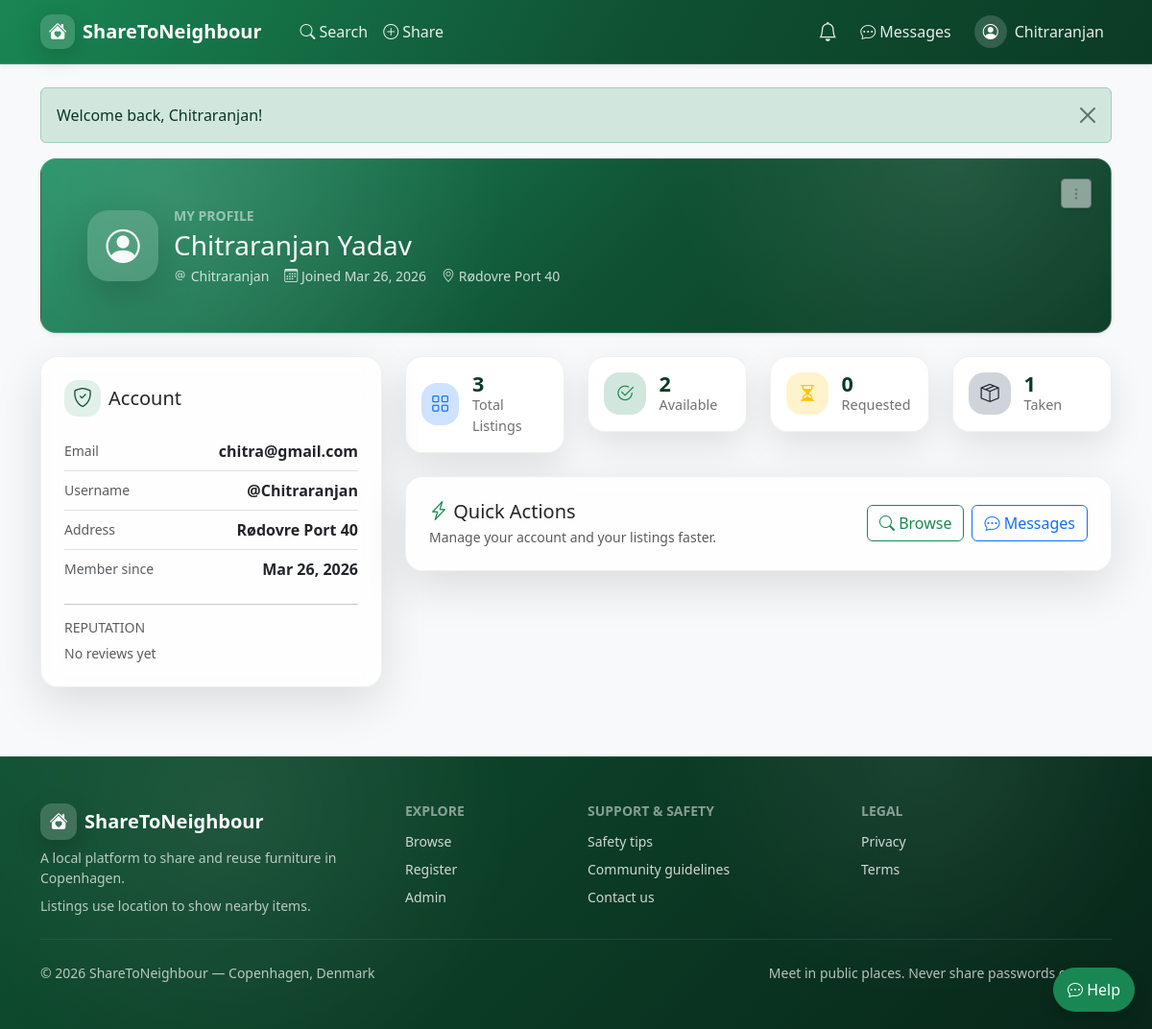
Page /profile.php (signed in) on the committed database.
### tables this page shows
CREATE TABLE `users` (
  `id` int(11) NOT NULL,
  `username` varchar(50) NOT NULL,
  `email` varchar(100) NOT NULL,
  `password_hash` varchar(250) DEFAULT NULL,
  `full_name` varchar(100) NOT NULL,
  `address` varchar(255) DEFAULT NULL,
  `latitude` decimal(10,8) DEFAULT 55.67610000,
  `longitude` decimal(11,8) DEFAULT 12.56830000,
  `avatar` varchar(255) DEFAULT 'default_avatar.png',
  `role` enum('user','admin') NOT NULL DEFAULT 'user',
  `created_at` timestamp NOT NULL DEFAULT current_timestamp(),
  `updated_at` timestamp NOT NULL DEFAULT current_timestamp() ON UPDATE current_timestamp(),
  `email_notifications` tinyint(1) NOT NULL DEFAULT 1,
  `postal_code` varchar(10) NOT NULL,
  `is_online` tinyint(1) NOT NULL DEFAULT 0,
  `last_seen` datetime DEFAULT NULL,
  `is_active` tinyint(1) NOT NULL DEFAULT 1,
  `disabled_at` datetime DEFAULT NULL,
  `disabled_reason` varchar(255) DEFAULT NULL,
  `reset_token_hash` varchar(64) DEFAULT NULL,
  `reset_token_expires_at` datetime DEFAULT NULL
);

### includes/auth.php (called while the page is built, shortened)
<?php
function currentUserId(): ?int {
    return $_SESSION['user_id'] ?? null;
}

### includes/config.php (called while the page is built, shortened)
<?php
function h(string $s): string {
    return htmlspecialchars($s, ENT_QUOTES, 'UTF-8');
}

### public/profile.php (the view, shortened to what this page needs)
<?php
require_once __DIR__ . '/../includes/config.php';
require_once __DIR__ . '/../includes/auth.php';
$uid = currentUserId();
$stmt = $conn->prepare("
  SELECT
    COUNT(*) AS review_count,
    AVG(rating) AS avg_rating
  FROM reviews
  WHERE reviewee_id = ?
");
$stmt->bind_param('i', $uid);
$stmt->execute();
$ratingRow = $stmt->get_result()->fetch_assoc();
$reviewCount = (int)($ratingRow['review_count'] ?? 0);
$avgRating = $ratingRow['avg_rating'] !== null ? (float)$ratingRow['avg_rating'] : null;
$stmt = $conn->prepare("SELECT * FROM users WHERE id = ?");
$stmt->bind_param('i', $uid);
$stmt->execute();
$user = $stmt->get_result()->fetch_assoc();
$stmt = $conn->prepare("SELECT status FROM furniture_items WHERE user_id = ?");
$stmt->bind_param('i', $uid);
$stmt->execute();
$rows = $stmt->get_result()->fetch_all(MYSQLI_ASSOC);
$totalListings = count($rows);
$availableCount = count(array_filter($rows, fn($i) => ($i['status'] ?? '') === 'available'));
$requestedCount = count(array_filter($rows, fn($i) => ($i['status'] ?? '') === 'requested'));
$takenCount = count(array_filter($rows, fn($i) => ($i['status'] ?? '') === 'taken'));
require_once __DIR__ . '/../includes/header.php';
?>
<link rel="stylesheet" href="css/profile.css">
<section class="profile-hero text-light rounded-4 p-4 p-md-5 mb-4 shadow-sm">
  <div class="hero-options dropdown rounded bg-white bg-opacity-50 shadow-sm">
    <button class="btn btn-sm btn-outline-secondary" type="button"
      data-bs-toggle="dropdown">
      <i class="bi bi-three-dots-vertical"></i>
    </button>
  </div>
  <div class="d-flex flex-column flex-md-row align-items-md-center justify-content-between gap-3">
    <div class="d-flex align-items-center gap-3">
      <div class="profile-avatar">
        <i class="bi bi-person-circle"></i>
      </div>
      <div>
        <p class="text-uppercase small fw-semibold text-white-50 mb-1">My Profile</p>
        <h1 class="h3 mb-1"><?= h($user['full_name']) ?></h1>
        <div class="text-white-75 d-flex flex-wrap gap-3 small">
          <span><i class="bi bi-at"></i> <?= h($user['username']) ?></span>
          <span><i class="bi bi-calendar3"></i> Joined <?= date('M j, Y', strtotime($user['created_at'])) ?></span>
          <?php if (!empty($user['address'])): ?>
            <span><i class="bi bi-geo-alt"></i> <?= h($user['address']) ?></span>
          <?php endif; ?>
        </div>
      </div>
    </div>
  </div>
</section>
<div class="row g-4">
  <div class="col-lg-4">
    <div class="glass-card p-4 h-100">
      <h5 class="mb-3 d-flex align-items-center gap-2">
        <span class="icon-bubble"><i class="bi bi-shield-check"></i></span>
        Account
      </h5>
      <div class="profile-info">
        <div class="d-flex justify-content-between align-items-center py-2 border-bottom border-opacity-10">
          <div class="text-muted small">Email</div>
          <div class="fw-semibold"><?= h($user['email']) ?></div>
        </div>
        <div class="d-flex justify-content-between align-items-center py-2 border-bottom border-opacity-10">
          <div class="text-muted small">Username</div>
          <div class="fw-semibold">@<?= h($user['username']) ?></div>
        </div>
        <?php if (!empty($user['address'])): ?>
          <div class="d-flex justify-content-between align-items-center py-2 border-bottom border-opacity-10">
            <div class="text-muted small">Address</div>
            <div class="fw-semibold text-end"><?= h($user['address']) ?></div>
          </div>
        <?php endif; ?>
        <div class="d-flex justify-content-between align-items-center py-2">
          <div class="text-muted small">Member since</div>
          <div class="fw-semibold"><?= date('M j, Y', strtotime($user['created_at'])) ?></div>
        </div>
      </div>
      <hr class="opacity-25 my-3">
      <h6 class="mb-2 text-muted text-uppercase small">Reputation</h6>
      <?php if ($reviewCount > 0): ?>
        <div class="d-flex align-items-center gap-2">
          <div class="rating-stars"><?= renderStars($avgRating) ?></div>
          <div class="text-muted small">
            <span class="fw-semibold text-dark"><?= number_format($avgRating, 1) ?></span> / 5
            <span class="mx-1">•</span>
            <?= (int)$reviewCount ?> reviews
          </div>
        </div>
      <?php else: ?>
        <div class="text-muted small">No reviews yet</div>
      <?php endif; ?>
    </div>
  </div>
  <div class="col-lg-8">
    <div class="row g-4">
      <div class="col-md-6 col-xl-3">
        <div class="stat-tile">
          <div class="stat-icon bg-primary-subtle text-primary"><i class="bi bi-grid"></i></div>
          <div>
            <div class="stat-number"><?= (int)$totalListings ?></div>
            <div class="stat-label">Total Listings</div>
          </div>
        </div>
      </div>
      <div class="col-md-6 col-xl-3">
        <div class="stat-tile">
          <div class="stat-icon bg-success-subtle text-success"><i class="bi bi-check2-circle"></i></div>
          <div>
            <div class="stat-number"><?= (int)$availableCount ?></div>
            <div class="stat-label">Available</div>
          </div>
        </div>
      </div>
      <div class="col-md-6 col-xl-3">
        <div class="stat-tile">
          <div class="stat-icon bg-warning-subtle text-warning"><i class="bi bi-hourglass-split"></i></div>
          <div>
            <div class="stat-number"><?= (int)$requestedCount ?></div>
            <div class="stat-label">Requested</div>
          </div>
        </div>
      </div>
      <div class="col-md-6 col-xl-3">
        <div class="stat-tile">
          <div class="stat-icon bg-dark-subtle text-dark"><i class="bi bi-box-seam"></i></div>
          <div>
            <div class="stat-number"><?= (int)$takenCount ?></div>
            <div class="stat-label">Taken</div>
          </div>
        </div>
      </div>
    </div>
    <div class="glass-card p-4 mt-4">
      <div class="d-flex justify-content-between align-items-center flex-wrap gap-2">
        <div>
          <h5 class="mb-1"><i class="bi bi-lightning-charge text-success"></i> Quick Actions</h5>
          <div class="text-muted small">Manage your account and your listings faster.</div>
        </div>
        <div class="d-flex gap-2">
          <a href="<?= SITE_URL ?>/browse.php" class="btn btn-outline-success">
            <i class="bi bi-search"></i> Browse
          </a>
          <a href="<?= SITE_URL ?>/messages.php" class="btn btn-outline-primary">
            <i class="bi bi-chat-dots"></i> Messages
          </a>
        </div>
      </div>
    </div>
  </div>
</div>
<?php require_once __DIR__ . '/../includes/footer.php'; ?>

### public/css/index.css (style rules this page uses)
.glass-card { background: rgba(255,255,255,0.75); border: 1px solid rgba(0,0,0,0.06); border-radius: 18px; padding: 1.25rem; box-shadow: 0 16px 50px rgba(0,0,0,0.12); backdrop-filter: blur(10px); }
.text-white-75 { color: rgba(255,255,255,0.78) !important; }

### public/css/profile.css (style rules this page uses)
.profile-hero { position: relative; background: radial-gradient(circle at 12% 20%, rgba(255,255,255,0.12), transparent 35%), radial-gradient(circle at 85% 0%, rgba(255,255,255,0.10), transparent 30%), linear-gradient(135deg, #1f8f63 0%, #0f5132 55%, #0b3b25 100%); border: 1px solid rgba(255,255,255,0.14); }
.hero-options { position: absolute; top: 1rem; right: 1rem; z-index: 2; }
@media (min-width: 768px) { .hero-options { top: 1.25rem; right: 1.25rem; } }
.profile-avatar { width: 74px; height: 74px; border-radius: 22px; background: rgba(255,255,255,0.16); display: inline-flex; align-items: center; justify-content: center; font-size: 2.2rem; box-shadow: 0 16px 40px rgba(0,0,0,0.18); }
.glass-card { background: rgba(255,255,255,0.85); border: 1px solid rgba(0,0,0,0.06); border-radius: 18px; box-shadow: 0 16px 50px rgba(0,0,0,0.12); backdrop-filter: blur(10px); }
.icon-bubble { width: 38px; height: 38px; border-radius: 14px; background: rgba(25,135,84,0.12); color: #0f5132; display: inline-flex; align-items: center; justify-content: center; }
.stat-tile { background: rgba(255,255,255,0.9); border: 1px solid rgba(0,0,0,0.06); border-radius: 18px; padding: 1rem; display: flex; align-items: center; gap: 0.85rem; box-shadow: 0 14px 36px rgba(0,0,0,0.10); transition: transform 0.15s ease, box-shadow 0.15s ease; }
.stat-icon { width: 44px; height: 44px; border-radius: 16px; display: inline-flex; align-items: center; justify-content: center; font-size: 1.2rem; }
.stat-number { font-weight: 800; font-size: 1.35rem; line-height: 1.1; color: #0b3b25; }
.stat-label { font-size: 0.9rem; color: rgba(33,37,41,0.65); }

### rows in the picture
users: full_name "Chitraranjan Yadav", username "Chitraranjan", created_at "Mar 26, 2026", address "Rødovre Port 40", email "chitra@gmail.com"

### other values in the picture
SITE_NAME "ShareToNeighbour"
currentUserName() "Chitraranjan"
$s "Welcome back, Chitraranjan!"
$totalListings "3"
$availableCount "2"
$requestedCount "0"
$takenCount "1"
